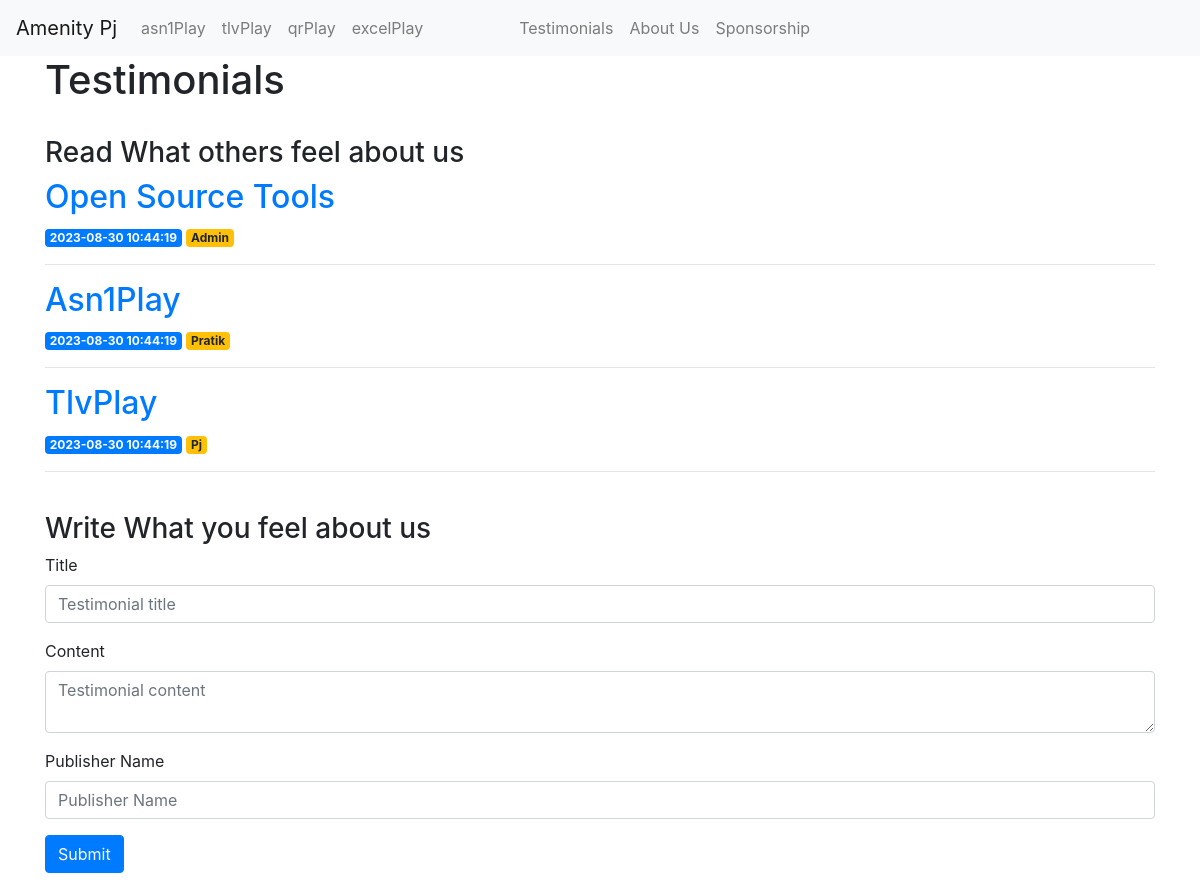
The page /testimonials on the database as committed earlier.
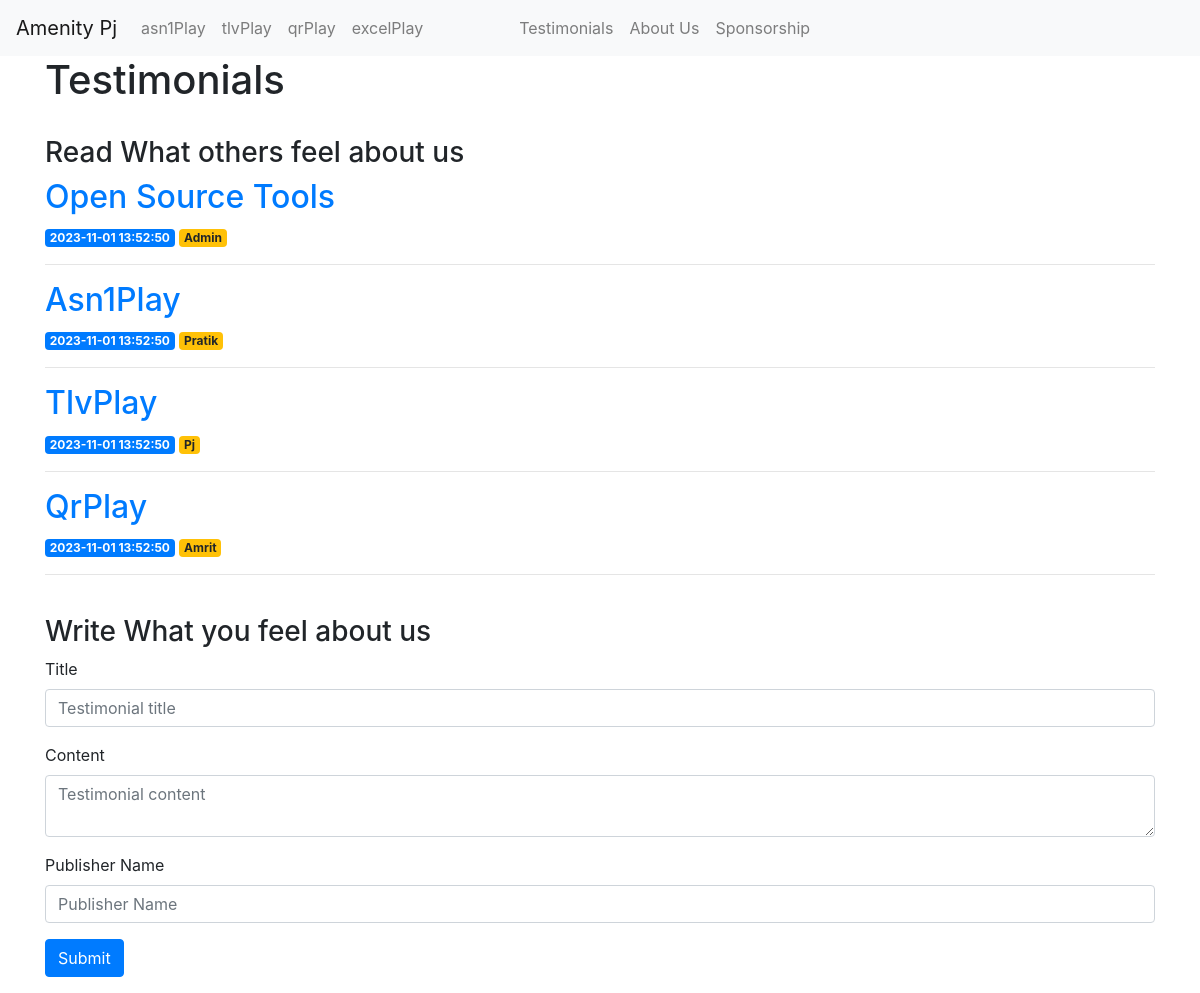
The same page on the database as committed later.
### tables this page shows
CREATE TABLE posts (
    id INTEGER PRIMARY KEY AUTOINCREMENT,
    created TIMESTAMP NOT NULL DEFAULT CURRENT_TIMESTAMP,
    title TEXT NOT NULL,
    content TEXT NOT NULL,
    publisher TEXT NULL
);

### app.py (the view, shortened to what this page needs)
@app.route('/testimonials', methods=('GET', 'POST'))
def testimonials():
    if request.method == 'GET':
        conn = get_db_connection()
        posts = conn.execute('SELECT * FROM posts').fetchall()
        conn.close()
        return render_template('testimonials.html', posts=posts)

### app.py (called while the page is built)
def get_db_connection():
    path = os.sep.join([os.path.dirname(os.path.realpath(__file__)), 'db', 'database.db'])
    conn = sqlite3.connect(path)
    conn.row_factory = sqlite3.Row
    return conn

### templates/testimonials.html
{% extends 'base.html' %}
{% block content %}
    <h1>{% block title %} Testimonials {% endblock %}</h1>
	<BR>
    <h3>Read What others feel about us</h3>
    {% for post in posts %}
        <a href="{{ url_for('post', post_id=post['id']) }}">
            <h2>{{ post['title'] }}</h2>
        </a>
        <span class="badge badge-primary">{{ post['created'] }}</span>
		<span class="badge badge-warning">{{ post['publisher'] }}</span>
        <hr>
    {% endfor %}
	<BR>
    <h3>Write What you feel about us</h3>
	<form method="post">
    <div class="form-group">
        <label for="title">Title</label>
        <input type="text" name="title"
               placeholder="Testimonial title" class="form-control"
               value="{{ request.form['title'] }}"></input>
    </div>
    <div class="form-group">
        <label for="content">Content</label>
        <textarea name="content" placeholder="Testimonial content"
                  class="form-control">{{ request.form['content'] }}</textarea>
    </div>
    <div class="form-group">
        <label for="publisher">Publisher Name</label>
        <input type="text" name="publisher"
               placeholder="Publisher Name" class="form-control"
               value="{{ request.form['publisher'] }}"></input>
    </div>
    <div class="form-group">
        <button type="submit" class="btn btn-primary">Submit</button>
    </div>
</form>
{% endblock %}

### templates/base.html (shortened to what this page needs)
<!doctype html>
<html lang="en">
  <head>
    <link rel="stylesheet" href="https://stackpath.bootstrapcdn.com/bootstrap/4.3.1/css/bootstrap.min.css">
  </head>
  <body>
      <nav class="navbar navbar-expand-md navbar-light bg-light">
        <a class="navbar-brand" href="{{ url_for('index')}}">Amenity Pj</a>
        <div class="collapse navbar-collapse" id="navbarNav">
            <ul class="navbar-nav">
            <li class="nav-item">
                <a class="nav-link" href="{{url_for('asn1_play')}}">asn1Play</a>
            </li>
            <li class="nav-item">
                <a class="nav-link" href="{{url_for('tlv_play')}}">tlvPlay</a>
            </li>
            <li class="nav-item">
                <a class="nav-link" href="{{url_for('qr_play')}}">qrPlay</a>
            </li>
            <li class="nav-item">
                <a class="nav-link" href="{{url_for('excel_play')}}">excelPlay</a>
            </li>
            <li class="nav-item">
                <a class="nav-link" href="#"> </a>
            </li>
            <li class="nav-item">
                <a class="nav-link" href="#"> </a>
            </li>
            <li class="nav-item">
                <a class="nav-link" href="#"> </a>
            </li>
            <li class="nav-item">
                <a class="nav-link" href="#"> </a>
            </li>
            <li class="nav-item">
                <a class="nav-link" href="#"> </a>
            </li>
            <li class="nav-item">
                <a class="nav-link" href="{{url_for('testimonials')}}">Testimonials</a>
            </li>
            <li class="nav-item">
                <a class="nav-link" href="{{url_for('about')}}">About Us</a>
            </li>
            <li class="nav-item">
                <a class="nav-link" href="{{url_for('sponsorship')}}">Sponsorship</a>
            </li>
            </ul>
        </div>
      </nav>
    <div class="container">
        {% block content %} {% endblock %}
    </div>
  </body>
</html>

Rows that differ between the two databases and show on the page:
changed posts "Open Source Tools": created "2023-08-30 10:44:19" → "2023-11-01 13:52:50"
changed posts "Asn1Play": created "2023-08-30 10:44:19" → "2023-11-01 13:52:50"
changed posts "TlvPlay": created "2023-08-30 10:44:19" → "2023-11-01 13:52:50"
added posts: title "QrPlay", created "2023-11-01 13:52:50", publisher "Amrit"
